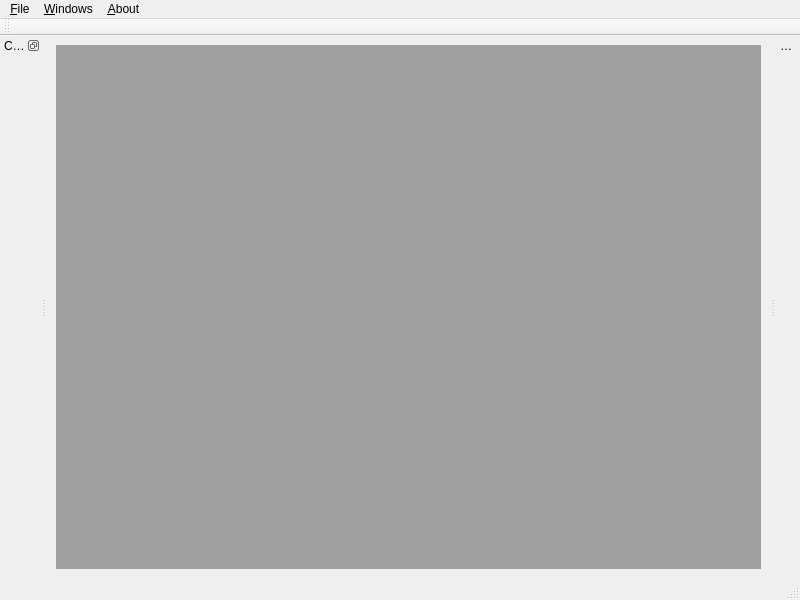
<?xml version="1.0" encoding="UTF-8"?>
<ui version="4.0">
 <class>MainWindow</class>
 <widget class="QMainWindow" name="MainWindow">
  <property name="geometry">
   <rect>
    <x>0</x>
    <y>0</y>
    <width>800</width>
    <height>600</height>
   </rect>
  </property>
  <property name="windowTitle">
   <string>GasInfo</string>
  </property>
  <widget class="QWidget" name="centralwidget">
   <layout class="QVBoxLayout" name="verticalLayout_2">
    <item>
     <widget class="QMdiArea" name="mdiArea"/>
    </item>
   </layout>
  </widget>
  <widget class="QMenuBar" name="menubar">
   <property name="geometry">
    <rect>
     <x>0</x>
     <y>0</y>
     <width>800</width>
     <height>22</height>
    </rect>
   </property>
   <widget class="QMenu" name="menuFile">
    <property name="title">
     <string>&amp;File</string>
    </property>
    <addaction name="actionSave"/>
    <addaction name="actionLoad"/>
    <addaction name="separator"/>
    <addaction name="actionOption"/>
    <addaction name="separator"/>
    <addaction name="actionExit"/>
   </widget>
   <widget class="QMenu" name="menuAbout">
    <property name="title">
     <string>&amp;About</string>
    </property>
    <addaction name="actionAbout_GasInfo"/>
   </widget>
   <widget class="QMenu" name="menuWindows">
    <property name="title">
     <string>&amp;Windows</string>
    </property>
   </widget>
   <addaction name="menuFile"/>
   <addaction name="menuWindows"/>
   <addaction name="menuAbout"/>
  </widget>
  <widget class="QStatusBar" name="statusbar"/>
  <widget class="QDockWidget" name="sideDockWidget">
   <property name="sizePolicy">
    <sizepolicy hsizetype="Preferred" vsizetype="Preferred">
     <horstretch>0</horstretch>
     <verstretch>0</verstretch>
    </sizepolicy>
   </property>
   <property name="features">
    <set>QDockWidget::DockWidgetFloatable|QDockWidget::DockWidgetMovable</set>
   </property>
   <property name="allowedAreas">
    <set>Qt::LeftDockWidgetArea|Qt::RightDockWidgetArea</set>
   </property>
   <property name="windowTitle">
    <string>Control Panel</string>
   </property>
   <attribute name="dockWidgetArea">
    <number>1</number>
   </attribute>
   <widget class="DeviceListWidget" name="deviceListWidget"/>
  </widget>
  <widget class="QToolBar" name="toolBar">
   <property name="windowTitle">
    <string>toolBar</string>
   </property>
   <attribute name="toolBarArea">
    <enum>TopToolBarArea</enum>
   </attribute>
   <attribute name="toolBarBreak">
    <bool>false</bool>
   </attribute>
  </widget>
  <widget class="QDockWidget" name="dockWidget">
   <property name="features">
    <set>QDockWidget::NoDockWidgetFeatures</set>
   </property>
   <property name="allowedAreas">
    <set>Qt::RightDockWidgetArea</set>
   </property>
   <property name="windowTitle">
    <string>Map</string>
   </property>
   <attribute name="dockWidgetArea">
    <number>2</number>
   </attribute>
   <widget class="MapsWidget" name="mapsWidget"/>
  </widget>
  <action name="actionSaveAs">
   <property name="text">
    <string>Save &amp;As</string>
   </property>
  </action>
  <action name="actionLoad">
   <property name="enabled">
    <bool>false</bool>
   </property>
   <property name="text">
    <string>&amp;Load</string>
   </property>
  </action>
  <action name="actionAbout_GasInfo">
   <property name="text">
    <string>About GasInfo</string>
   </property>
  </action>
  <action name="actionOption">
   <property name="text">
    <string>&amp;Option</string>
   </property>
  </action>
  <action name="actionExit">
   <property name="text">
    <string>E&amp;xit</string>
   </property>
  </action>
  <action name="actionSave">
   <property name="text">
    <string>&amp;Save</string>
   </property>
  </action>
  <action name="actionExport">
   <property name="text">
    <string>导出(&amp;E)</string>
   </property>
  </action>
 </widget>
 <customwidgets>
  <customwidget>
   <class>DeviceListWidget</class>
   <extends>QWidget</extends>
   <header>devicelistwidget.h</header>
   <container>1</container>
  </customwidget>
  <customwidget>
   <class>MapsWidget</class>
   <extends>QWidget</extends>
   <header>mapswidget.h</header>
   <container>1</container>
  </customwidget>
 </customwidgets>
 <resources/>
 <connections/>
</ui>
